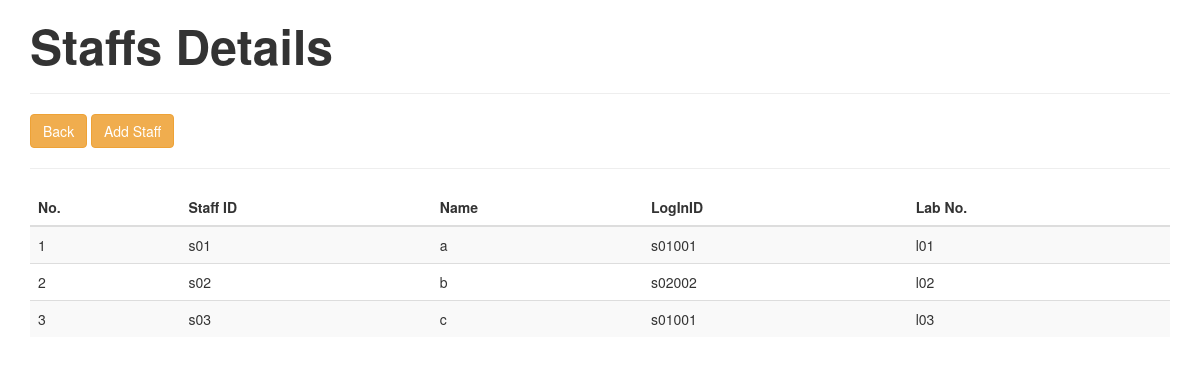
The app's page /phpFiles/staffs.php with its own data.
### tables this page shows
CREATE TABLE `staffs` (
  `Staff_ID` varchar(15) NOT NULL,
  `Staff_Name` varchar(255) NOT NULL,
  `Staff_LogInID` varchar(15) NOT NULL,
  `Lab_No_` varchar(15) NOT NULL
);

### phpFiles/staffs.php (the view, shortened to what this page needs)
<?php
require_once'connection_index.php';
?>
<!DOCTYPE html>
<html lang="en">
<head>
<link href="https://maxcdn.bootstrapcdn.com/bootstrap/3.3.0/css/bootstrap.min.css" rel="stylesheet">
</head>
<body>
<div class="container">
<div class="row">
<div class="col-md-12">
<h3><b><FONT size='50px'>Staffs Details</font></b></h3> <hr />
<a href="admin.php"><button class="btn btn-warning">Back</button></a>
<a href="insert_staff.php"><button class="btn btn-warning">Add Staff</button></a><hr />
<div class="table-responsive">
<table id="mytable" class="table table-bordred table-striped">
<thead>
<th>No.</th>
<th>Staff ID </th>
<th>Name</th>
<th>LogInID</th>
<th>Lab No.</th>
</thead>
<tbody>
<?php
$sql =mysqli_query($con, "call staffsDetails()");
$cnt=1;
$row=mysqli_num_rows($sql);
if($row>0){
while ($result=mysqli_fetch_array($sql)) {
?>
<tr>
<td><?php echo htmlentities($cnt);?></td>
<td><?php echo htmlentities($result['Staff_ID']);?></td>
<td><?php echo htmlentities($result['Staff_Name']);?></td>
<td><?php echo htmlentities($result['Staff_LogInID']);?></td>
<td><?php echo htmlentities($result['Lab_No_']);?></td>
</tr>
<?php
$cnt++;
} } else { ?>
<tr>
<td colspan="9" style="color:red; font-weight:bold;text-align:center;"> No Record found</td>
</tr>
<?php } ?>
</tbody>
</table>
</div>
</div>
</div>
</div>
</body>
</html>

### records on screen
staffs: Staff_ID "s01", Staff_Name "a", Staff_LogInID "s01001", Lab_No_ "l01"
staffs: Staff_ID "s02", Staff_Name "b", Staff_LogInID "s02002", Lab_No_ "l02"
staffs: Staff_ID "s03", Staff_Name "c", Staff_LogInID "s01001", Lab_No_ "l03"
